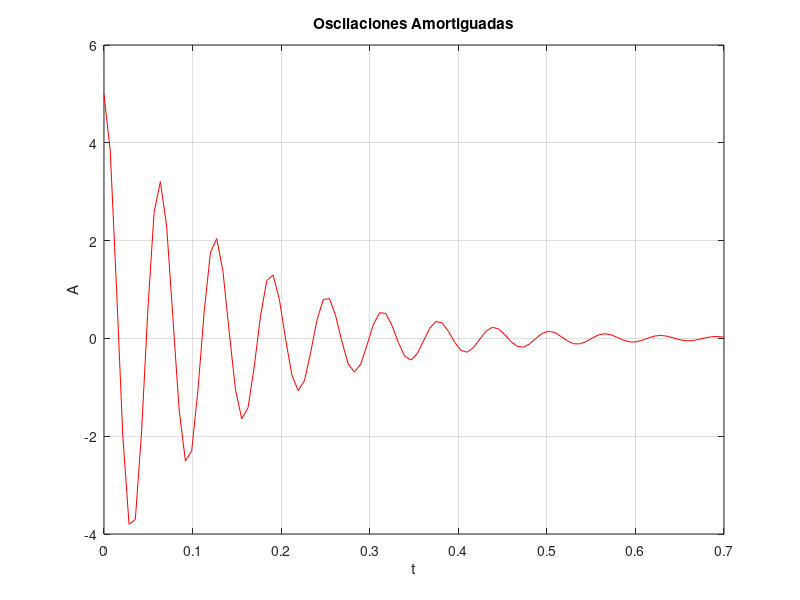
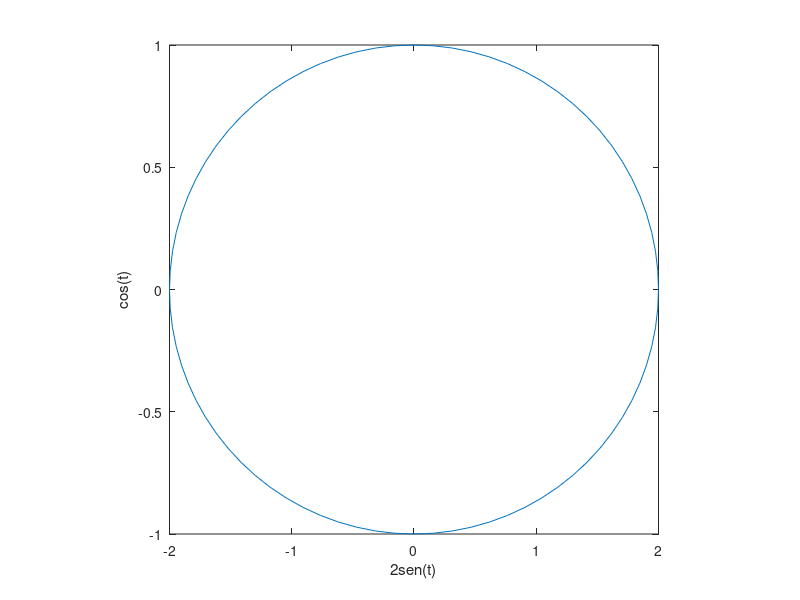
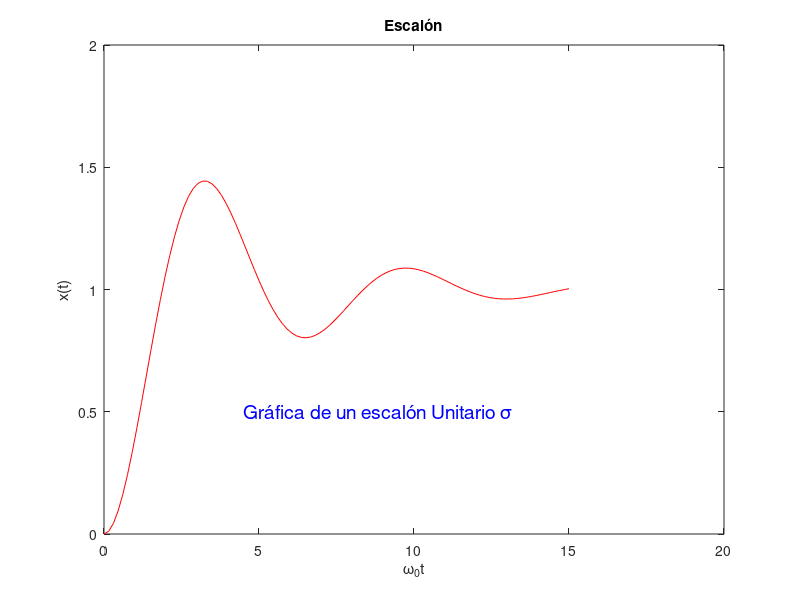
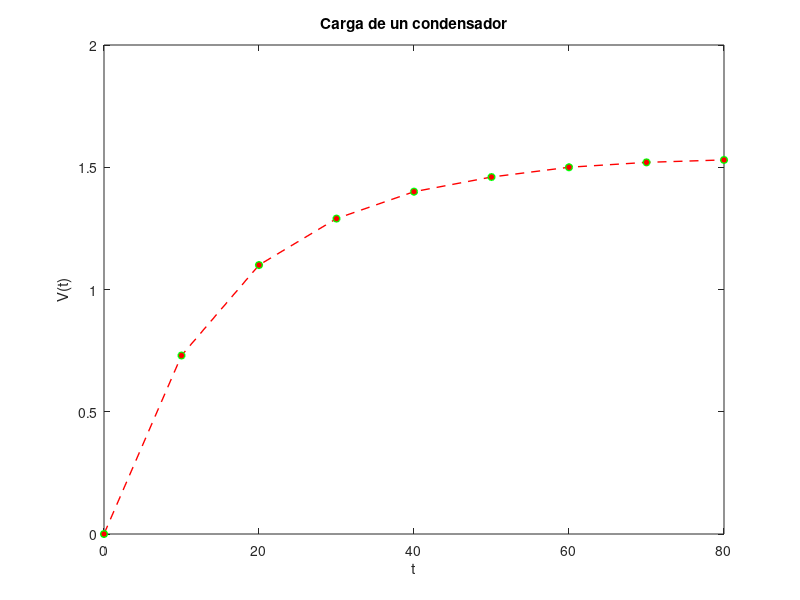

The MATLAB script that drew these images, in order:
%% Oscilaciones
t1 = linspace(0,0.7,100);
A = 5*exp(-7*t1);
x = A.*sin(100*t1+1.5);

%% Círculo
t2 = 0:pi/40:2*pi;

%% Escalón Unitario
g = 0.25;
t3 = linspace(0,15,100);
w = sqrt(1-g^2);
xE = 1 - exp(-g*t3).*(g*sin(w*t3)/w+cos(w*t3));

%% Carga de un condensador
t4 = [0:10:80];
v = [0 0.73 1.1 1.29 1.4 1.46 1.5 1.52 1.53];

%% Gráficas
% A diferencia de las gráficas de arriba, en donde sólo se puede visualizar
% una gráfica a la vez, en esta sección, se podrán abrir varias ventanas de
% "figuras", esto mediante el comando <figure>

%Oscilaciones
plot(t1,x,'r');
grid on
title('Oscilaciones Amortiguadas');
xlabel('t');
ylabel('A');

%Círculo
figure
plot(2*sin(t2),cos(t2));
xlabel('2sen(t)');
ylabel('cos(t)');
axis square

%Escalón
figure
plot(t3,xE,'r');
title('Escalón');
xlabel('\omega_0t');
ylabel('x(t)');
text(4.5,0.5,'Gráfica de un escalón Unitario \sigma','fontsize',14,'color','b');

%Carga de un Condensador
figure
plot(t4,v,'--ro','linewidth',1,'markersize',5,'markeredgecolor','g','markerfacecolor','r');
title('Carga de un condensador');
xlabel('t');
ylabel('V(t)');

%El comando <figure> nos permite abrir otra figura aunque ya esté una o más
%abierta :) 
